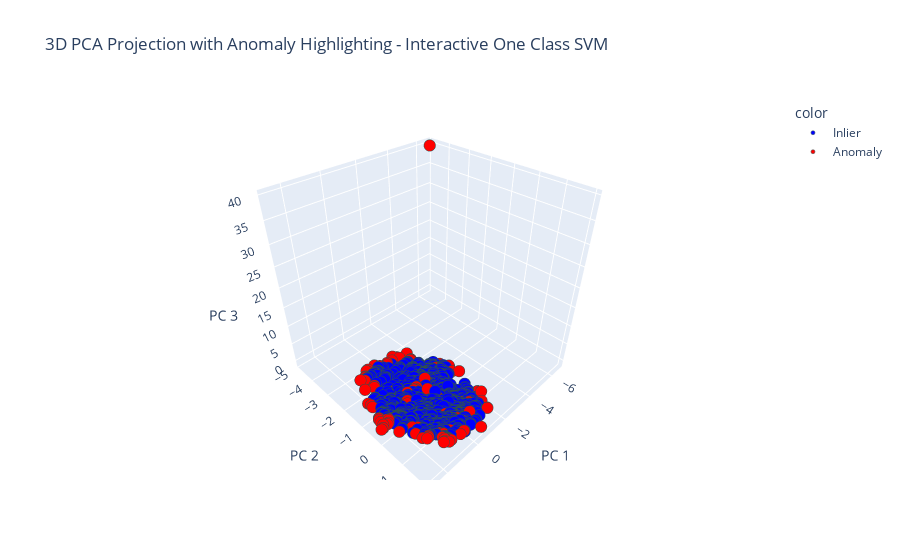

The notebook cell this image was saved under:
### Code cell
labels = ['Inlier' if lab == 1 else 'Anomaly' for lab in predict_test1]
color_map = {'Inlier': 'blue', 'Anomaly': 'red'}

# Interactive 3D scatter plot
fig = px.scatter_3d(
    x=feature_pca3[:, 0],
    y=feature_pca3[:, 1],
    z=feature_pca3[:, 2],
    color=labels,
    color_discrete_map=color_map,
    title='3D PCA Projection with Anomaly Highlighting - Interactive One Class SVM',
    labels={'x': 'PC 1', 'y': 'PC 2', 'z': 'PC 3'}
)
fig.update_traces(marker=dict(size=4, line=dict(width=0.5, color='DarkSlateGrey')))
fig.show()

### Figure 1 — Plotly figure (JSON) as saved in the notebook; plotly's stock layout.template omitted (floating-point values rounded to 4 significant figures; data arrays with more than 128 entries replaced by an {"elided": "..."} marker saying what was removed)
{"data": [{"hovertemplate": "color=Inlier<br>PC 1=%{x}<br>PC 2=%{y}<br>PC 3=%{z}<extra></extra>", "legendgroup": "Inlier", "marker": {"color": "blue", "line": {"color": "DarkSlateGrey", "width": 0.5}, "size": 4, "symbol": "circle"}, "mode": "markers", "name": "Inlier", "scene": "scene", "showlegend": true, "type": "scatter3d", "x": {"elided": "1549 float values"}, "y": {"elided": "1549 float values"}, "z": {"elided": "1549 float values"}}, {"hovertemplate": "color=Anomaly<br>PC 1=%{x}<br>PC 2=%{y}<br>PC 3=%{z}<extra></extra>", "legendgroup": "Anomaly", "marker": {"color": "red", "line": {"color": "DarkSlateGrey", "width": 0.5}, "size": 4, "symbol": "circle"}, "mode": "markers", "name": "Anomaly", "scene": "scene", "showlegend": true, "type": "scatter3d", "x": {"elided": "148 float values"}, "y": {"elided": "148 float values"}, "z": {"elided": "148 float values"}}], "layout": {"legend": {"title": {"text": "color"}, "tracegroupgap": 0}, "scene": {"domain": {"x": [0, 1], "y": [0, 1]}, "xaxis": {"title": {"text": "PC 1"}}, "yaxis": {"title": {"text": "PC 2"}}, "zaxis": {"title": {"text": "PC 3"}}}, "title": {"text": "3D PCA Projection with Anomaly Highlighting - Interactive One Class SVM"}}}
